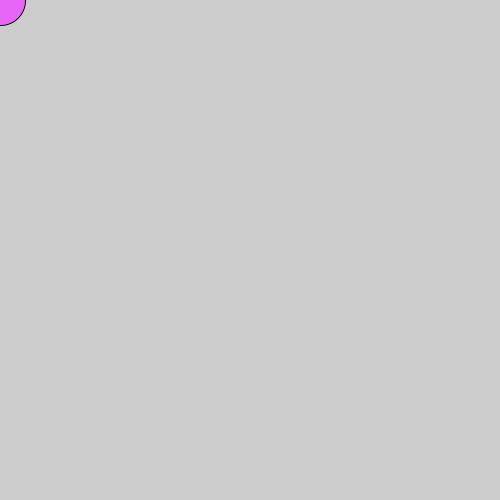
Frame 1 (no input)
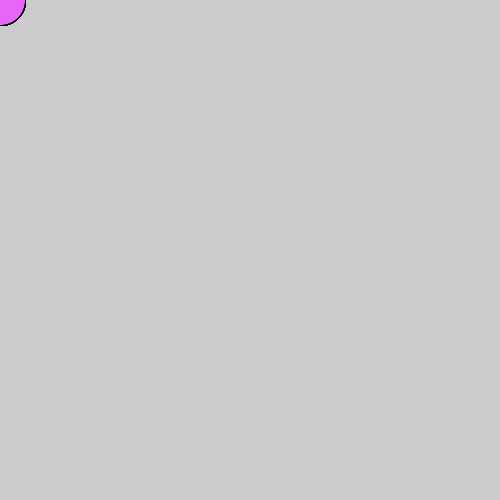
Frame 60 (the mouse pressed at the canvas centre just before this capture)
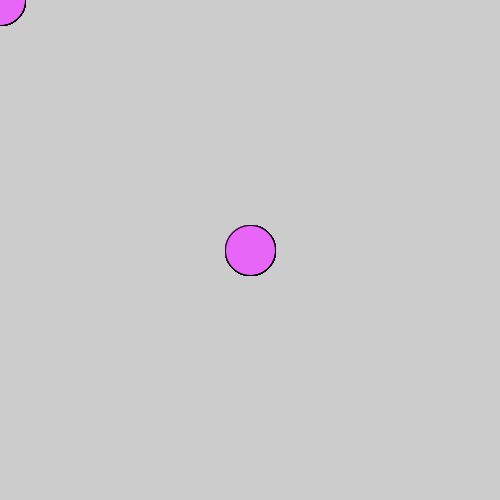
Frame 120 (the mouse held since frame 60 and released just before this capture)

The Processing sketch that drew these frames (run headless with seeded random() and noise(); from frame 60 on, the mouse is pressed at the canvas centre):

// Processing sketch: sofias08e00
// ── sofias08e00.pde
//crear lista de colores
int [] numeros = new int [4];
int eleccionNumeros, coloritos;
color [] colores = new color [4];

void setup() {
  size(500, 500);
  numeros[0] = 50;
  numeros[1] = 150;
  numeros[2] = 200;
  numeros[3] = 250;

  colores[0] = color(#E866F7); 
  colores[1] = color(#73DDFC); 
  colores[2] = color(#050505 ); 
  colores[3] = color(#FFFFFF );
}

void draw() {
  fill(colores[coloritos]);
  ellipse(mouseX, mouseY, numeros[eleccionNumeros], numeros[eleccionNumeros]);
}

void keyPressed() {
  if (coloritos > 2) {
    coloritos = 0;
  }
  if(eleccionNumeros > 2){
    eleccionNumeros = 0;
  }
  
  coloritos ++;
  eleccionNumeros ++;
}
